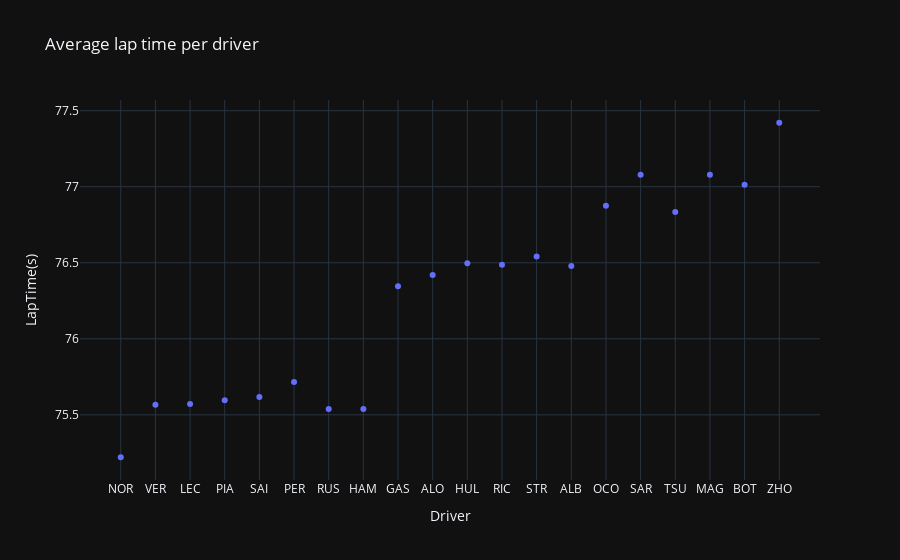

The notebook cell this image was saved under:
### Markdown cell above
### Race

### Code cell
# get the average lap time per driver
px.scatter(average_lap_time, x="Driver", y="LapTime(s)", title="Average lap time per driver", template="plotly_dark")

### Figure 1 — Plotly figure (JSON) as saved in the notebook; plotly's stock layout.template omitted (floating-point values rounded to 4 significant figures)
{"data": [{"hovertemplate": "Driver=%{x}<br>LapTime(s)=%{y}<extra></extra>", "legendgroup": "", "marker": {"color": "#636efa", "symbol": "circle"}, "mode": "markers", "name": "", "orientation": "v", "showlegend": false, "type": "scatter", "x": ["NOR", "VER", "LEC", "PIA", "SAI", "PER", "RUS", "HAM", "GAS", "ALO", "HUL", "RIC", "STR", "ALB", "OCO", "SAR", "TSU", "MAG", "BOT", "ZHO"], "xaxis": "x", "y": [75.22, 75.57, 75.57, 75.6, 75.62, 75.72, 75.54, 75.54, 76.35, 76.42, 76.5, 76.49, 76.54, 76.48, 76.87, 77.08, 76.83, 77.08, 77.01, 77.42], "yaxis": "y"}], "layout": {"legend": {"tracegroupgap": 0}, "title": {"text": "Average lap time per driver"}, "xaxis": {"anchor": "y", "domain": [0, 1], "title": {"text": "Driver"}}, "yaxis": {"anchor": "x", "domain": [0, 1], "title": {"text": "LapTime(s)"}}}}
